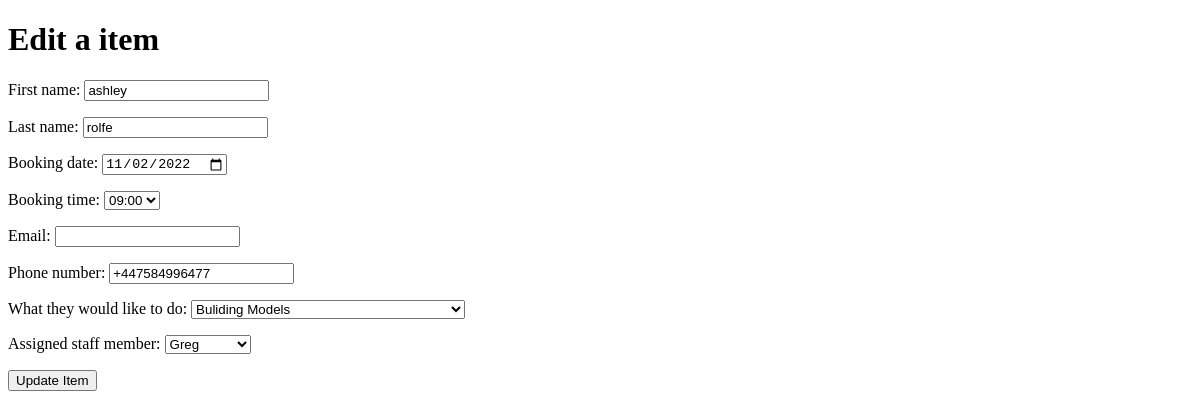
The page /booking/8/edit/ on the database as committed earlier.
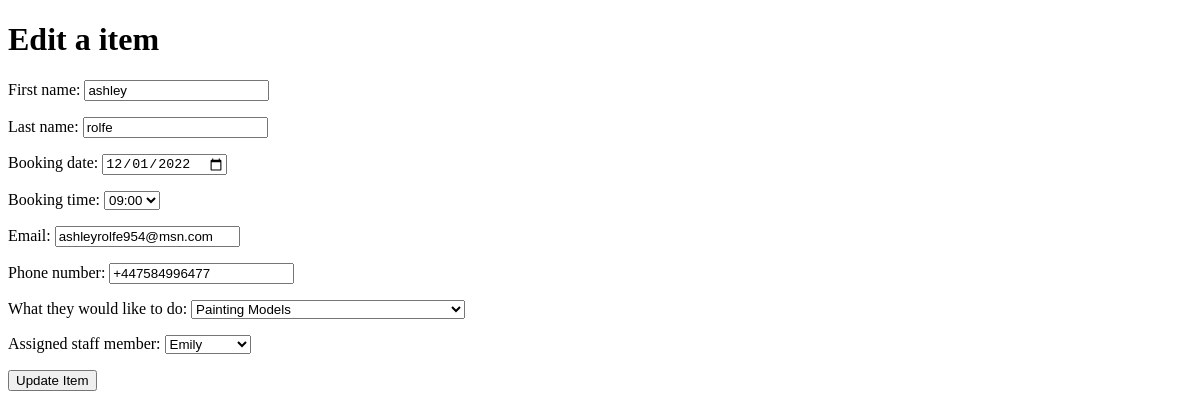
The same page on the database as committed later.
### booking/models.py (models this page shows, shortened)
class Booking(models.Model):
    first_name = models.CharField(max_length=200)
    last_name = models.CharField(max_length=200)
    created_on = models.DateTimeField(auto_now_add=True)
    booking_date = models.DateField(auto_now_add=False)
    booking_time = models.TimeField(max_length=30)
    email = models.EmailField(max_length=100,)
    phone_number = PhoneNumberField(blank=True, region="GB")
    user_id = models.ForeignKey(
        User, on_delete=models.CASCADE, related_name="users_ids"
    )
    what_they_would_like_to_do = models.CharField(max_length=50,
                                                  choices=activity_choices,
                                                  default='bulding models')
    assigned_staff_member = models.CharField(max_length=50,
                                             choices=staff_members,
                                             default='Greg')
    class Meta:
        unique_together = [['booking_date', 'booking_time']]

### booking/views.py (the view)
# urls.py: path('booking/<item_id>/edit/', views.edit_booking, name='edit_booking'),
def edit_booking(request, item_id):
    booking = get_object_or_404(Booking, id=item_id)
    if request.method == 'POST':
        form = EditBookingForm(request.POST, instance=booking)
        if form.is_valid():
            form.save()
            return redirect('booking')
    form = EditBookingForm(instance=booking)
    context = {
        'form': form
    }
    return render(request, 'edit_booking.html', context)

### booking/forms.py
class EditBookingForm(forms.ModelForm):
    class Meta:
        model = Booking
        fields = ('first_name', 'last_name', 'booking_date', 'booking_time',
                  'email', 'phone_number', 'what_they_would_like_to_do',
                  'assigned_staff_member',)
        widgets = {
            'booking_date': DateInput(),
            }
    booking_time = forms.ChoiceField(choices=TIME_SLOTS)

### templates/edit_booking.html (shortened to what this page needs)
<!DOCTYPE html>
<html lang="en">
<head>
</head>
<body>
    <h1>Edit a item</h1>
    <form method="POST">
        {{ form.as_p }}
        <div>
            <p>
                <button type="submit">Update Item</button>
            </p>
        </div>
    </form>
</body>
</html>

Rows that differ between the two databases and show on the page:
changed Booking "ashley": booking_date "11/02/2022" → "12/01/2022"; email (not shown) → "ashleyrolfe954@msn.com"; what_they_would_like_to_do "Buliding Models" → "Painting Models"; assigned_staff_member "Greg" → "Emily"
